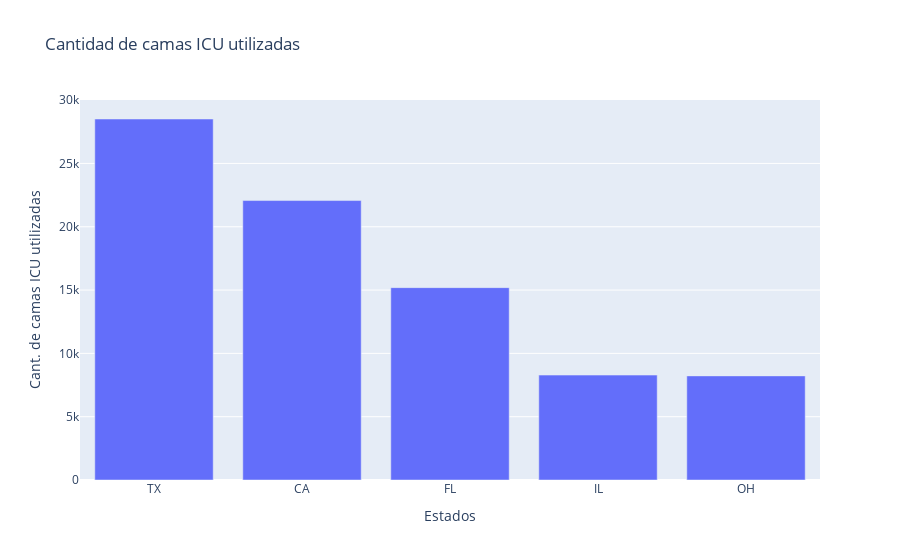

Notebook cell for this chart:
### Code cell
fig = px.bar(internaciones_acum_top, x = "state", y = internaciones_acum_top["adult_icu_bed_covid_utilization_numerator"],
         title='Cantidad de camas ICU utilizadas',
        labels= {'state':'Estados',
                        'adult_icu_bed_covid_utilization_numerator':'Cant. de camas ICU utilizadas'})
fig.show()

### Figure 1 — Plotly figure (JSON) as saved in the notebook; plotly's stock layout.template omitted (floating-point values rounded to 4 significant figures)
{"data": [{"alignmentgroup": "True", "hovertemplate": "Estados=%{x}<br>Cant. de camas ICU utilizadas=%{y}<extra></extra>", "legendgroup": "", "marker": {"color": "#636efa", "pattern": {"shape": ""}}, "name": "", "offsetgroup": "", "orientation": "v", "showlegend": false, "textposition": "auto", "type": "bar", "x": ["TX", "CA", "FL", "IL", "OH"], "xaxis": "x", "y": [28509, 22069, 15191, 8285, 8222], "yaxis": "y"}], "layout": {"barmode": "relative", "legend": {"tracegroupgap": 0}, "title": {"text": "Cantidad de camas ICU utilizadas"}, "xaxis": {"anchor": "y", "domain": [0, 1], "title": {"text": "Estados"}}, "yaxis": {"anchor": "x", "domain": [0, 1], "title": {"text": "Cant. de camas ICU utilizadas"}}}}
